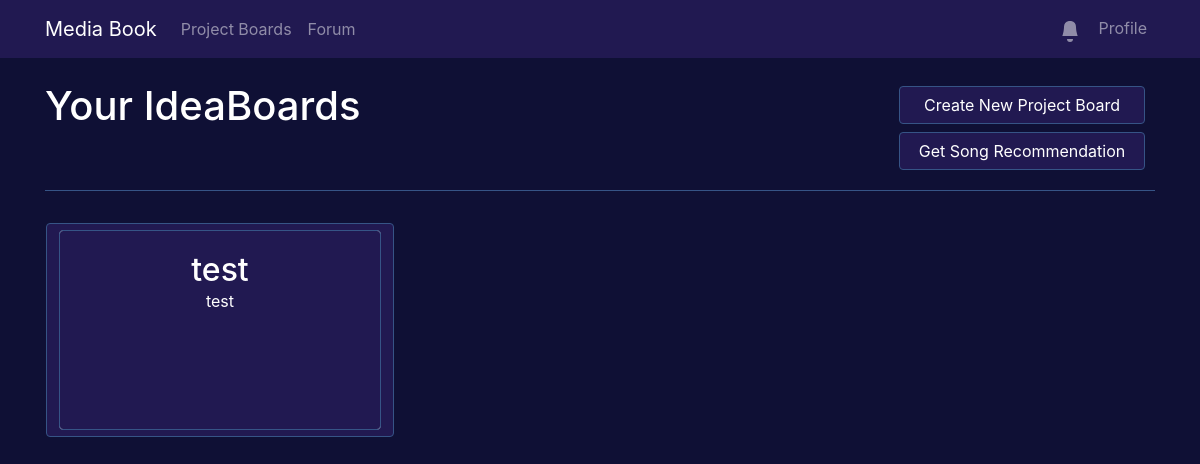
/boards/ (signed in), run on an earlier commit of the app's database.
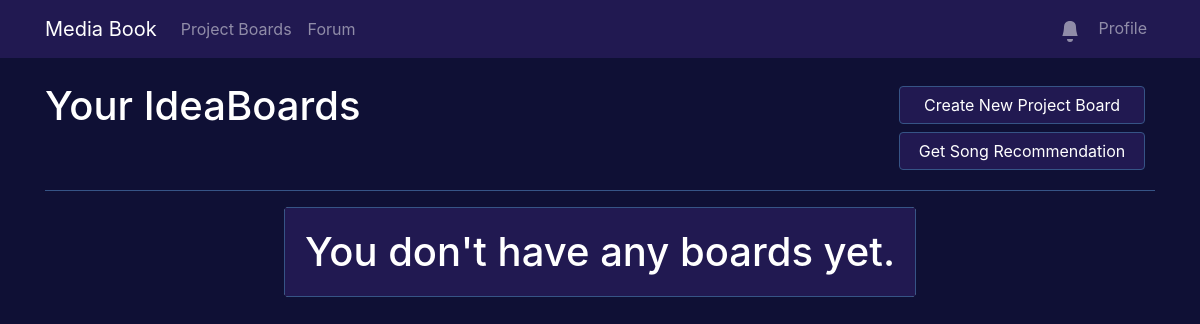
And on a later commit of the database.
### IdeaBoards/models.py (models this page shows, shortened)
class IdeaBoard(models.Model):
    title = models.CharField(max_length=64)
    description = models.TextField(blank=True, default='', max_length=128)
    is_public = models.BooleanField(default=False)
    created_at = models.DateTimeField(auto_now_add=True)
    updated_at = models.DateTimeField(auto_now=True)
    user = models.ForeignKey(User, on_delete=models.CASCADE)

### IdeaBoards/views.py (the view, shortened to what this page needs)
# urls.py: path('', views.IdeaBoards_Home, name='IdeaBoards_Home'),
def IdeaBoards_Home(request):
    if request.user.is_authenticated:
        print(request.POST, request.method)
        print(request.body.decode('utf-8'))
        if request.method == "GETRECC":
            genre_name = json.loads(request.body.decode('utf-8'))[0]["genreName"] #parsing the javascript data
            if genre_name:
                data = get_recc(genre_name) #calling the function from spotify.py
                response_data = {'message': data}
                return JsonResponse(response_data) #returning the output to javascript
        form = NewIdeaBoardForm(instance=request.user)
        boards = IdeaBoard.objects.filter(user=request.user)
        error_message = request.session.pop('error_messages', None)
        print (error_message)
        return render(request, 'ideaboard.html', {'boards': boards, 'form': form, 'error_message': error_message})
    else:
        return redirect('home')

### Forum/context_processors.py (called while the page is built)
def notifications(request):
    if request.user.is_authenticated:
        return {
            'global_notifications': Notification.objects.filter(to_user=request.user, is_read=False).order_by('-date')
        }
    return {}

### IdeaBoards/templates/ideaboard.html (shortened to what this page needs)
{% extends 'base.html' %}
{% load static %}
{% block stylesheets %}
    <link rel="stylesheet" href="{% static 'css/ideaboard.css' %}">
{% endblock %}
{% block content %}
    <div>
        <div class="row justify-content-between">
            <h1 class="col-md-4 page-title">Your IdeaBoards</h1>
            <div class="col-md-3 row pr-4 justify-content-end mode-radio">
                <button  type="button" class="btn btn-primary col-12" id="create-new-board" data-toggle="modal" data-target="#createBoard">
                    Create New Project Board
                </button>
                <button  type="button" class="btn btn-primary col-12" id="get-rec-modal-button" data-toggle="modal" data-target="#getRecc">
                    Get Song Recommendation
                </button>
            </div>
        </div>
        <hr>
        <div class="row">
            {% if boards %}
                {% for board in boards %}
                    <div class="col-md-4 px-3 py-3">
                        <button id="board-{{ forloop.counter }}"  data-url="{{ board.id }}" role='button' class="btn btn-outline-primary btn-size">
                            <div class="card card-custom">
                                <div class="card-body">
                                    <h2 id="board-{{ forloop.counter }}-title" class='card-title'>{{ board.title }}</h2>
                                    <p id="board-{{ forloop.counter }}-description" class='card-description pb-2'>{{ board.description }}</p>
                                </div>
                            </div>
                        </button>
                    </div>
                {% endfor %}
            {% else %}
                <div class='card mx-auto'>
                    <div class='card-body'>
                        <h1 class='card-text text-center'>You don't have any boards yet.</h1>
                    </div>
                </div>
            {% endif %}
        </div>
    </div>
{% endblock %}

What changed in the data, as far as the page shows it:
removed IdeaBoard: title "test", description "test"
Also different on the page:
text now shown: "You don't have any boards yet."
